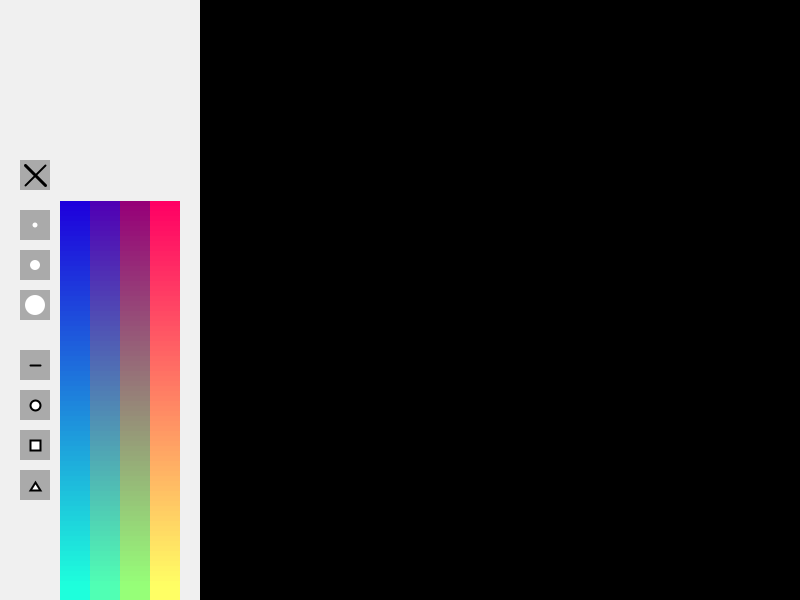
Frame 1 (no input)
Frame 60 (the mouse pressed at the canvas centre just before this capture): identical to frame 1, image omitted
Frame 120 (the mouse held since frame 60 and released just before this capture): identical to frame 1, image omitted

The Processing sketch that drew this single still picture (run headless with seeded random() and noise(); from frame 60 on, the mouse is pressed at the canvas centre):

// Processing sketch: processing_162532
// ── processing_162532.pde


int xPos = 150;
int xPos1 = 120;
int xPos2 = 90;
int xPos3 = 60;
int xPos4 = 20;

int yPos = 200;
int yPos1 = 200;
int yPos2 = 200;
int yPos3 = 200;
int yPos4 = 210;
int yPos5 = 350;

int W = 30;
int H = 5;





int W2 = 30;


void setup() {

  size(800, 600);
  background(240);
  fill(0);
  rect(200, 0, 600, 600);

  for (int i = 1; i < width; i+=H) {

    pushMatrix();
    fill(255, i/1.5, 100);
    noStroke();
    rect(xPos, i+yPos, W, H);
    popMatrix();

    pushMatrix();
    fill(150, i/1.5, 120);
    noStroke();
    rect(xPos1, i+yPos1, W, H);
    popMatrix();

    pushMatrix();
    fill(80, i/1.5, 180);
    noStroke();
    rect(xPos2, i+yPos2, W, H);
    popMatrix();

    pushMatrix();
    fill(30, i/1.5, 220);
    noStroke();
    rect(xPos3, i+yPos3, W, H);
    popMatrix();

    fill(170);   
    rect(xPos4, yPos4-50, W, W);
    rect(xPos4, yPos4, W, W);
    rect(xPos4, yPos4+40, W, W);
    rect(xPos4, yPos4+40+40, W, W);
    rect(xPos4, yPos5, W, W);
    rect(xPos4, yPos5+40, W, W);
    rect(xPos4, yPos5+80, W, W);
    rect(xPos4, yPos5+120, W, W);

    fill(255);
    ellipse(xPos4+15, yPos4+15, 5, 5);
    ellipse(xPos4+15, yPos4+15+40, 10, 10);
    ellipse(xPos4+15, yPos4+15+40+40, 20, 20);

    stroke(0);
    strokeWeight(3);
    line(xPos4+25, yPos4-25, xPos4+5, yPos4-40-5);
    stroke(0);
    strokeWeight(2);
    line(xPos4+5, yPos4-25, xPos4+25, yPos4-40-5);

    line(xPos4+10, yPos5+15, xPos4+20, yPos5+15);
    ellipse(xPos4+15, yPos5+40+15, 10, 10);
    rect(xPos4+10, yPos5+40+50, 10, 10);
    triangle(xPos4+10, yPos5+140, xPos4+5+10, yPos5-8+140, xPos4+10+10, yPos5+140);
  }
}
void draw() {





  if (mousePressed) {

    if (mouseX >220  && mouseX <780  && mouseY >20 && mouseY <580 ) {
      fill(0);
      ellipse(mouseX, mouseY, 10, 10);
    }

    for (int a = 1; a <width; a+=H) {
      if (mouseX >xPos  && mouseX <xPos+W  && mouseY >yPos+a && mouseY <yPos+a+H ) {
        stroke(255, a/1.5, 100);
      } 
      if (mouseX >xPos1  && mouseX <xPos1+W  && mouseY >yPos1+a && mouseY <yPos1+a+H ) {
        stroke(150, a/1.5, 120);
      }
      if (mouseX >xPos2  && mouseX <xPos2+W  && mouseY >yPos2+a && mouseY <yPos2+a+H ) {
        stroke(80, a/1.5, 180);
      }
      if (mouseX >xPos3  && mouseX <xPos3+W  && mouseY >yPos3+a && mouseY <yPos3+a+H ) {
        stroke(30, a/1.5, 220);
      }

      if (mouseX >xPos4  && mouseX <xPos4+W  && mouseY >yPos4 && mouseY <yPos4+W ) {
        strokeWeight(5);
      }
      if (mouseX >xPos4  && mouseX <xPos4+W  && mouseY >yPos4+40 && mouseY <yPos4+W+W+40 ) {
        strokeWeight(10);
      }  
      if (mouseX >xPos4  && mouseX <xPos4+W  && mouseY >yPos4+40+40 && mouseY <yPos4+W+W+W+40 ) {
        strokeWeight(20);
      }
      if (mouseX >xPos4  && mouseX <xPos4+W  && mouseY >yPos4-50 && mouseY <yPos4-20 ) {
        stroke(0);
        strokeWeight(30);
      }
    }
  }
}
